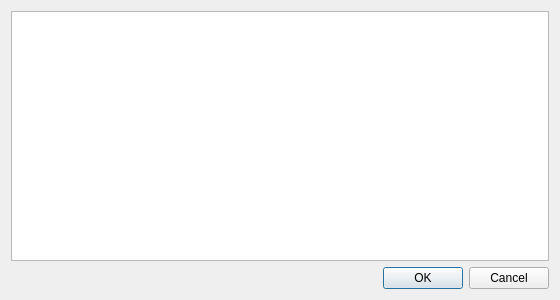
<?xml version="1.0" encoding="UTF-8"?>
<ui version="4.0">
 <class>TripSelectionDialog</class>
 <widget class="QDialog" name="TripSelectionDialog">
  <property name="windowModality">
   <enum>Qt::WindowModal</enum>
  </property>
  <property name="geometry">
   <rect>
    <x>0</x>
    <y>0</y>
    <width>560</width>
    <height>300</height>
   </rect>
  </property>
  <property name="windowTitle">
   <string>Select trip</string>
  </property>
  <property name="windowIcon">
   <iconset>
    <normalon>:subsurface-icon</normalon>
   </iconset>
  </property>
  <layout class="QVBoxLayout" name="verticalLayout">
   <item>
    <widget class="QListWidget" name="trips">
    </widget>
   </item>
   <item>
    <widget class="QDialogButtonBox" name="buttonBox">
     <property name="orientation">
      <enum>Qt::Horizontal</enum>
     </property>
     <property name="standardButtons">
      <set>QDialogButtonBox::Cancel|QDialogButtonBox::Ok</set>
     </property>
    </widget>
   </item>
  </layout>
 </widget>
 <resources>
  <include location="../subsurface.qrc"/>
 </resources>
 <connections>
  <connection>
   <sender>buttonBox</sender>
   <signal>accepted()</signal>
   <receiver>TripSelectionDialog</receiver>
   <slot>accept()</slot>
   <hints>
    <hint type="sourcelabel">
     <x>248</x>
     <y>254</y>
    </hint>
    <hint type="destinationlabel">
     <x>157</x>
     <y>274</y>
    </hint>
   </hints>
  </connection>
  <connection>
   <sender>buttonBox</sender>
   <signal>rejected()</signal>
   <receiver>TripSelectionDialog</receiver>
   <slot>reject()</slot>
   <hints>
    <hint type="sourcelabel">
     <x>316</x>
     <y>260</y>
    </hint>
    <hint type="destinationlabel">
     <x>286</x>
     <y>274</y>
    </hint>
   </hints>
  </connection>
 </connections>
</ui>
